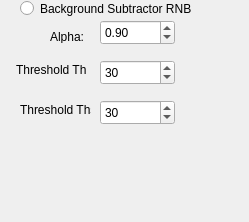
              <widget class="QWidget" name="PBKGRNB">
               <property name="geometry">
                <rect>
                 <x>0</x>
                 <y>0</y>
                 <width>249</width>
                 <height>222</height>
                </rect>
               </property>
               <attribute name="label">
                <string>Background Subtractor RNB</string>
               </attribute>
               <widget class="QRadioButton" name="RBTRNB">
                <property name="geometry">
                 <rect>
                  <x>20</x>
                  <y>0</y>
                  <width>171</width>
                  <height>17</height>
                 </rect>
                </property>
                <property name="text">
                 <string>Background Subtractor RNB</string>
                </property>
               </widget>
               <widget class="QLabel" name="label_39">
                <property name="geometry">
                 <rect>
                  <x>50</x>
                  <y>30</y>
                  <width>47</width>
                  <height>13</height>
                 </rect>
                </property>
                <property name="text">
                 <string>Alpha: </string>
                </property>
               </widget>
               <widget class="QDoubleSpinBox" name="DSBAlpha">
                <property name="geometry">
                 <rect>
                  <x>100</x>
                  <y>20</y>
                  <width>75</width>
                  <height>25</height>
                 </rect>
                </property>
                <property name="maximum">
                 <double>1000.000000000000000</double>
                </property>
                <property name="value">
                 <double>0.900000000000000</double>
                </property>
               </widget>
               <widget class="QLabel" name="label_40">
                <property name="geometry">
                 <rect>
                  <x>16</x>
                  <y>60</y>
                  <width>71</width>
                  <height>20</height>
                 </rect>
                </property>
                <property name="text">
                 <string>Threshold Thu:</string>
                </property>
               </widget>
               <widget class="QSpinBox" name="SBThu">
                <property name="geometry">
                 <rect>
                  <x>100</x>
                  <y>60</y>
                  <width>75</width>
                  <height>25</height>
                 </rect>
                </property>
                <property name="maximum">
                 <number>300</number>
                </property>
                <property name="value">
                 <number>30</number>
                </property>
               </widget>
               <widget class="QSpinBox" name="SBThs">
                <property name="geometry">
                 <rect>
                  <x>100</x>
                  <y>100</y>
                  <width>75</width>
                  <height>25</height>
                 </rect>
                </property>
                <property name="maximum">
                 <number>1000</number>
                </property>
                <property name="value">
                 <number>30</number>
                </property>
               </widget>
               <widget class="QLabel" name="label_41">
                <property name="geometry">
                 <rect>
                  <x>20</x>
                  <y>100</y>
                  <width>71</width>
                  <height>20</height>
                 </rect>
                </property>
                <property name="text">
                 <string>Threshold Ths:</string>
                </property>
               </widget>
              </widget>
